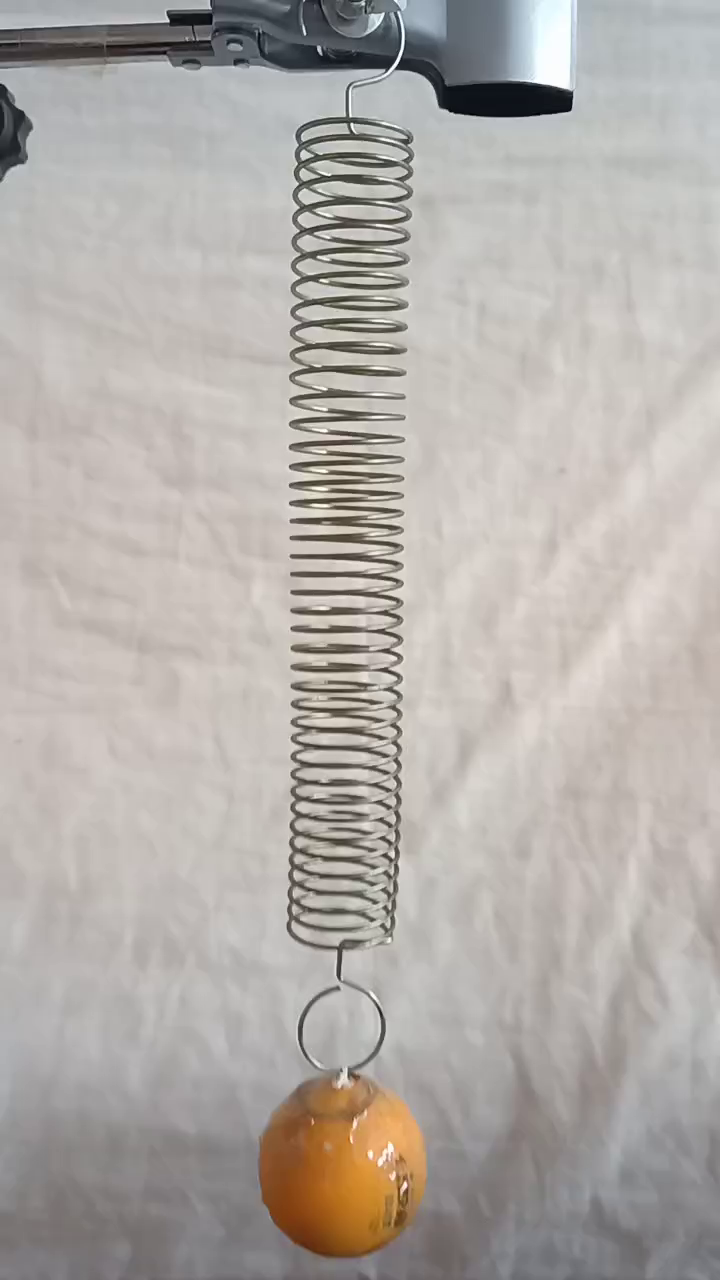
#> input picture frame 29 of ball_tracking/example.mp4, 720 x 1280 px
$ python main.py
#> lines starting #> are read from the running program, lines starting #| are printed output that depends on the picture; after the words box and inside, x2 and y2 are one past the last pixel; in counts of white or black regions, pixels touching at a corner belong together
#导入库
import numpy as np
import cv2
import imutils
import time
import matplotlib.pyplot as plt

#设置视频路径
path= 'example.mp4'

#设置视频时长，用于绘制横坐标，单位为秒
total_time = 10

#通过颜色圈定小球大概位置
orangeLower = (11, 43, 46)
orangeUpper = (25, 255, 255)

#读取视频流
vs = cv2.VideoCapture(path)
time.sleep(2.0)

#用于记录横坐标的列表
xs = []

#循环读入视频的每一帧
while True:
    ret, frame = vs.read()
#> frame is the input picture: shape (1280, 720, 3); mean B, G, R 169, 173.4, 178.5
    if frame is None:
        break

    #对读取的帧改变大小，高斯滤波，并且将其转换到HSV色彩空间
    frame = imutils.resize(frame, width=400)
#> frame: shape (711, 400, 3)
    blurred = cv2.GaussianBlur(frame,  (11, 11), 0)
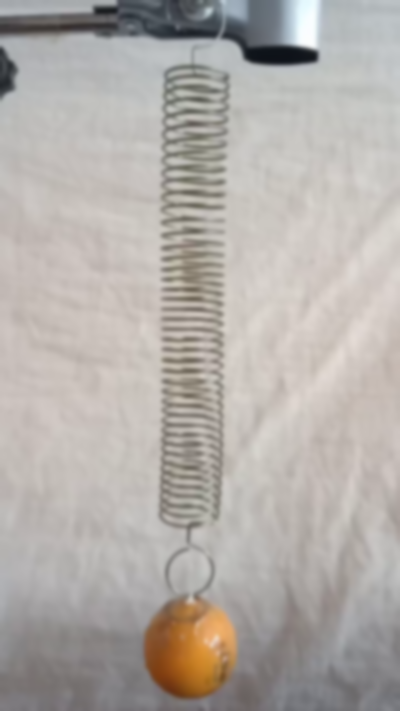
#> blurred: shape (711, 400, 3); mean B, G, R 169, 173.4, 178.5
    hsv = cv2.cvtColor(blurred, cv2.COLOR_BGR2HSV)
#> hsv: shape (711, 400, 3); mean H, S, V 37.6, 17.7, 179.6

   #构建针对黄色的mask，然后使用腐蚀和膨胀处理，使mask更加接近小球的真实形状
    mask = cv2.inRange(hsv, orangeLower, orangeUpper)
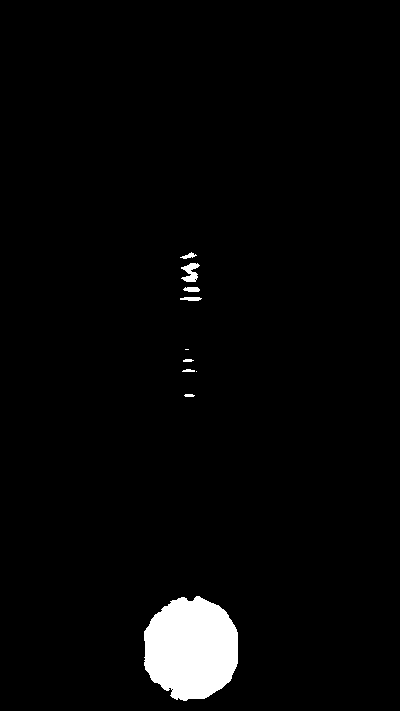
#> mask: shape (711, 400); 2.9% white; 10 white regions (2 under 20 px), largest, box (x1, y1, x2, y2) and area: (144, 596, 238, 701) 7726, (181, 263, 200, 282) 210, (183, 287, 200, 292) 71
    mask = cv2.erode(mask, None, iterations=2)
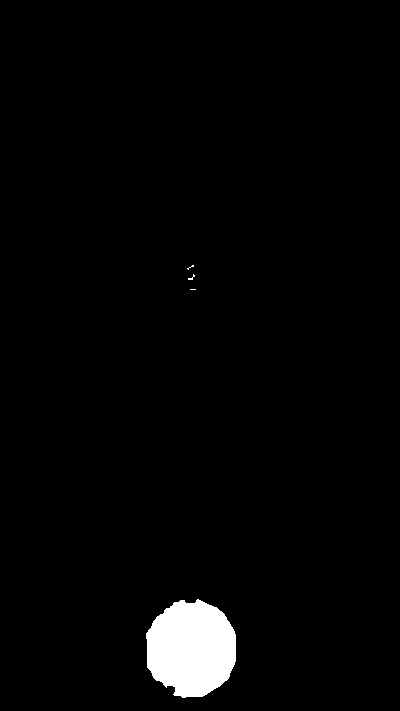
#> mask: shape (711, 400); 2.4% white; 4 white regions (3 under 20 px), largest, box (x1, y1, x2, y2) and area: (146, 599, 236, 698) 6894
    mask = cv2.dilate(mask, None, iterations=2)
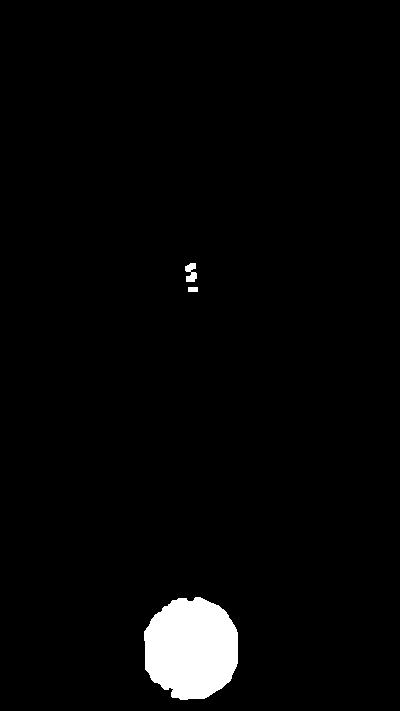
#> mask: shape (711, 400); 2.8% white; 3 white regions

    #寻找小球边界
    cnts = cv2.findContours(mask.copy(), cv2.RETR_EXTERNAL,
                            cv2.CHAIN_APPROX_SIMPLE)
#> cnts = 3 contours; box (x1, y1, x2, y2) and area: (144, 597, 238, 700) 7543, (185, 263, 197, 282) 124, (188, 287, 198, 292) 36
    cnts = imutils.grab_contours(cnts)

    #初始化小球球心坐标(x,y)
    center = None

    #只有检测至少一个轮廓时才开始后续处理
    if len(cnts) > 0:
        # 在mask中寻找最大的轮廓，然后计算它的最小周长和质心
        c = max(cnts, key=cv2.contourArea)
#> c = contour of 132 points, box (x1, y1, x2, y2) (144, 597, 238, 700), area 7543
        ((x, y), radius) = cv2.minEnclosingCircle(c)
#> x = 189.5; y = 648; radius = 52.05
        M = cv2.moments(c)
#> M = moments, m00 7543, centre m10/m00, m01/m00 = (191, 648.1)
        center = (int(M["m10"] / M["m00"]), int(M["m01"] / M["m00"]))
#> center = (190, 648)
        #只有当识别的球的半径大于一个阈值的时候才进行后续处理
        if radius > 10:
            #使用opencv在原视频上绘制
            cv2.circle(frame, (int(x), int(y)), int(radius),
                       (0, 255, 255), 2)
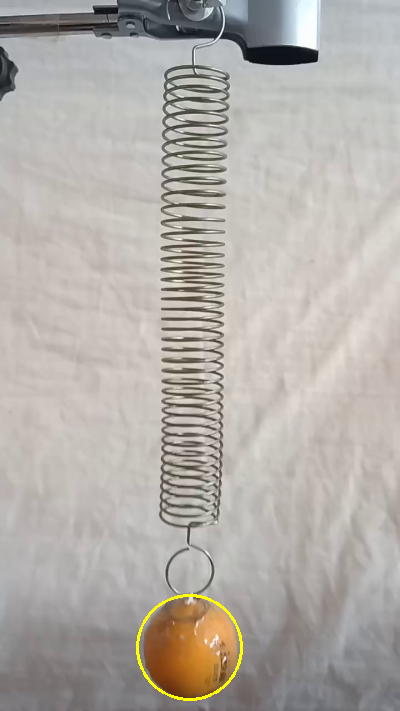
#> frame: shape (711, 400, 3); mean B, G, R 168.5, 173.8, 178.9
            cv2.circle(frame, center, 5, (0, 0, 255), -1)
#> frame: shape (711, 400, 3); 0.03% of pixels changed, all inside (x1, y1, x2, y2) = (185, 643, 196, 654)

    # print(center[0])
    xs.append(center[1])
    cv2.imshow("Frame", frame)
    key = cv2.waitKey(1) & 0xFF
#> (key q is pressed here)

    #按下q结束进程
    if key == ord("q"):
#> (the run stopped early here; a loop or call above may not have finished)

$ run again, starting later in the video
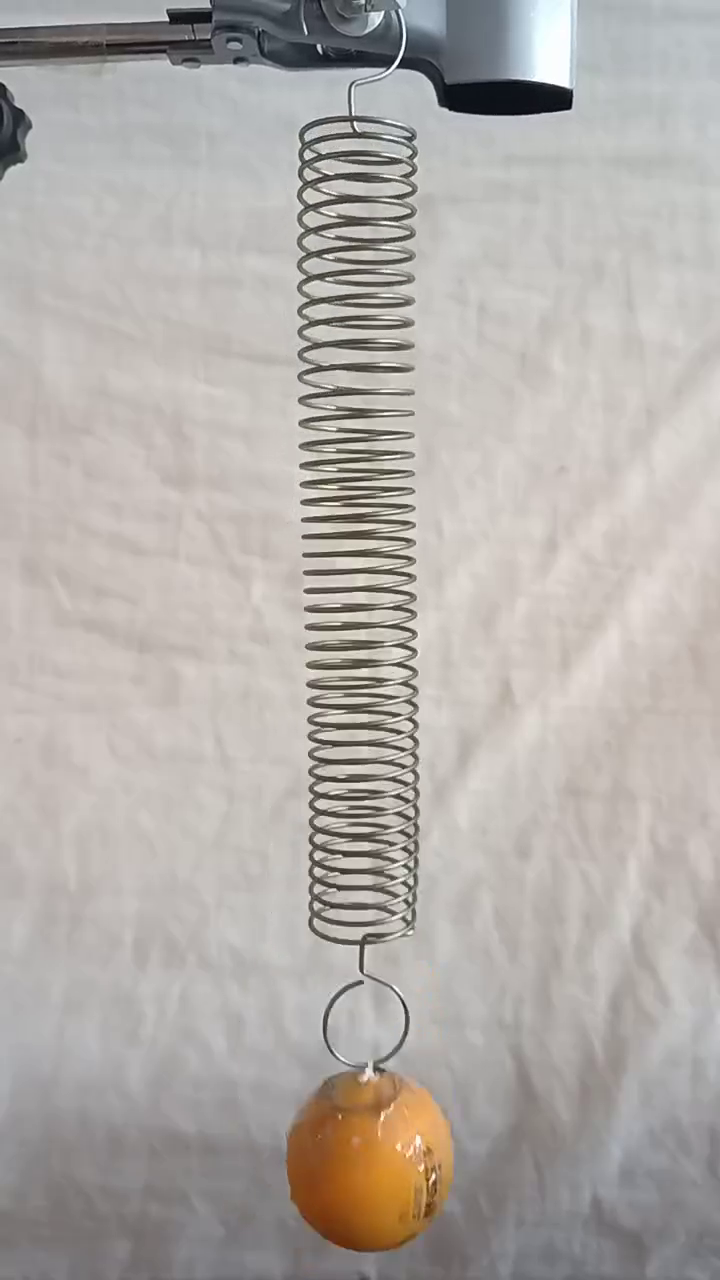
#> input picture frame 130 of ball_tracking/example.mp4, 720 x 1280 px
#> frame is the input picture: shape (1280, 720, 3); mean B, G, R 168.8, 173, 178.1
#> hsv: shape (711, 400, 3); mean H, S, V 38.8, 17.5, 179.2
#> `mask = cv2.erode(mask, None, iterations=2)`:
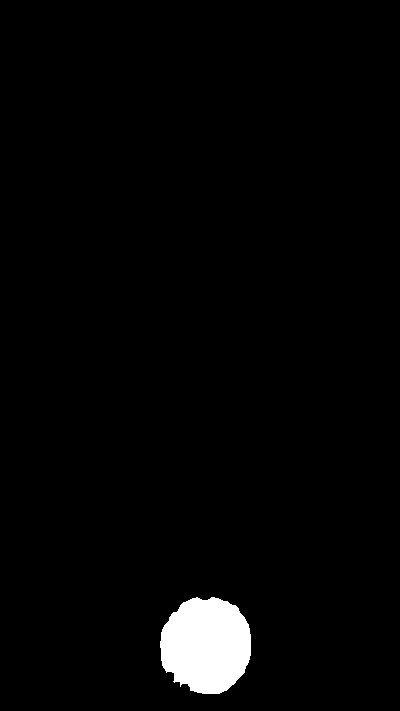
#> mask: shape (711, 400); 2.4% white; 1 white region, box (x1, y1, x2, y2) and area: (160, 597, 251, 694) 6949
#> cnts = 1 contour; box (x1, y1, x2, y2) and area: (158, 595, 253, 696) 7600
#> c = contour of 130 points, box (x1, y1, x2, y2) (158, 595, 253, 696), area 7600
#> x = 206.5; y = 645.1; radius = 51.99
#> M = moments, m00 7599.5, centre m10/m00, m01/m00 = (205.8, 644.8)
#> center = (205, 644)
#> `cv2.circle(frame, (int(x), int(y)), int(radius), (0, 255, 255), 2)`:
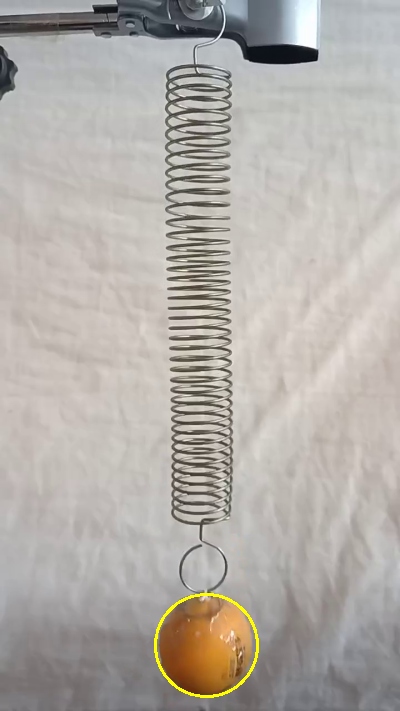
#> frame: shape (711, 400, 3); mean B, G, R 168.4, 173.5, 178.5

$ run again, starting later in the video
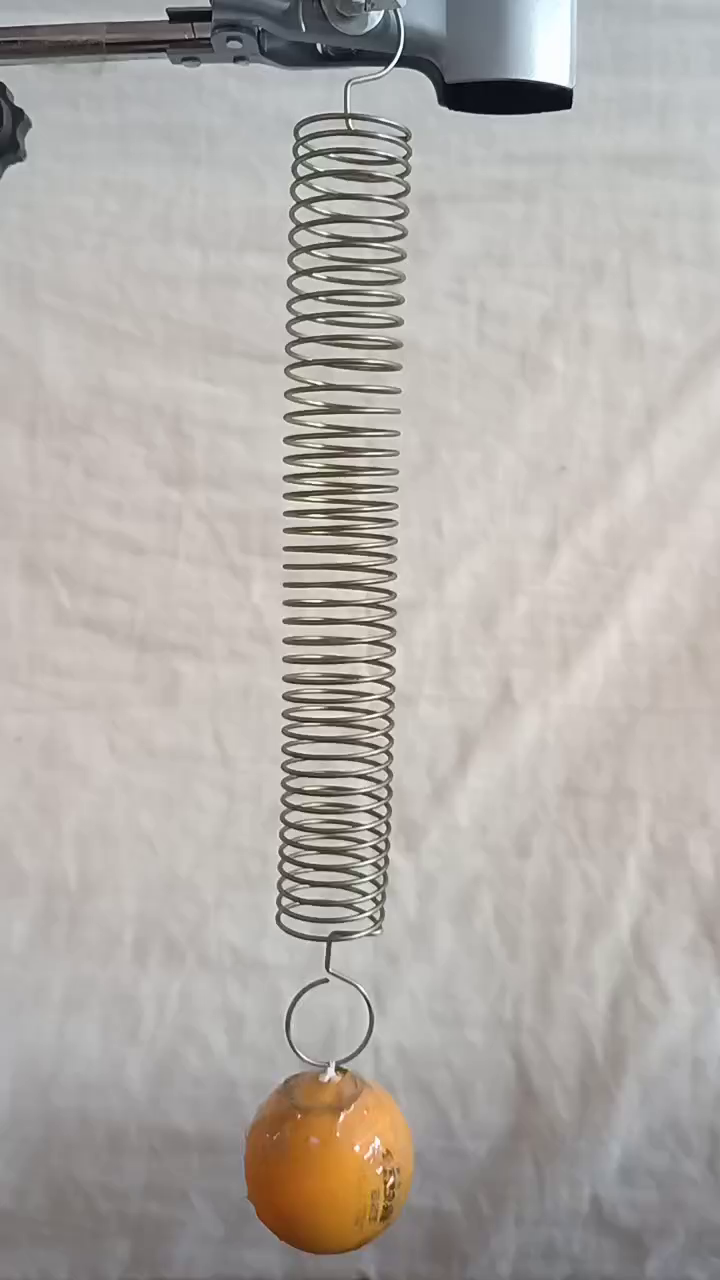
#> input picture frame 232 of ball_tracking/example.mp4, 720 x 1280 px
#> frame is the input picture: shape (1280, 720, 3); mean B, G, R 168.1, 172.7, 177.6
#> hsv: shape (711, 400, 3); mean H, S, V 36.7, 17.7, 178.7
#> `mask = cv2.dilate(mask, None, iterations=2)`:
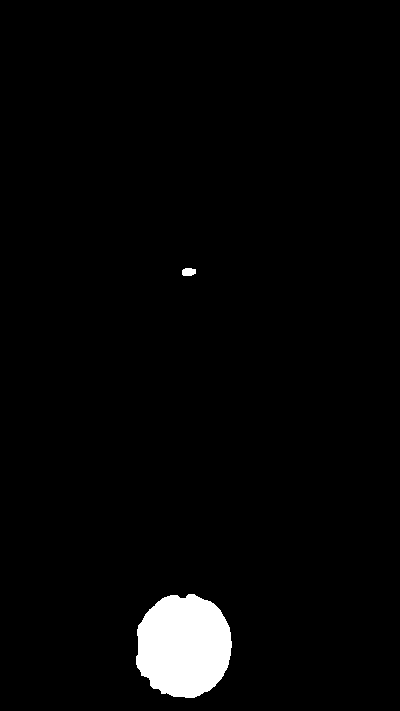
#> mask: shape (711, 400); 2.8% white; 2 white regions
#> cnts = 2 contours; box (x1, y1, x2, y2) and area: (136, 594, 232, 698) 7727, (182, 268, 196, 276) 79
#> c = contour of 136 points, box (x1, y1, x2, y2) (136, 594, 232, 698), area 7727
#> x = 183.5; y = 645.5; radius = 52.56
#> M = moments, m00 7727, centre m10/m00, m01/m00 = (183.4, 645.6)
#> center = (183, 645)
#> `cv2.circle(frame, (int(x), int(y)), int(radius), (0, 255, 255), 2)`:
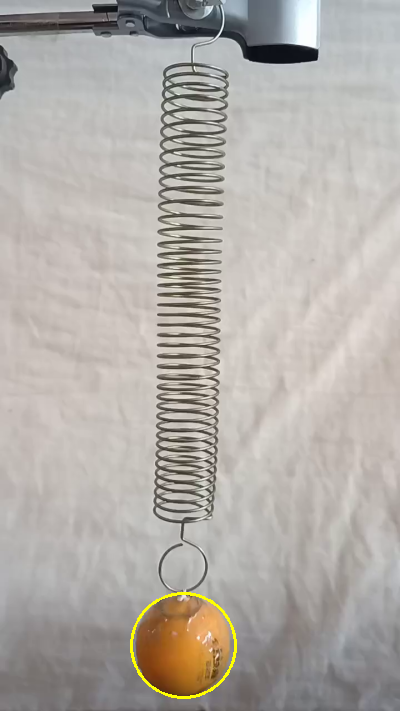
#> frame: shape (711, 400, 3); mean B, G, R 167.7, 173.1, 178
